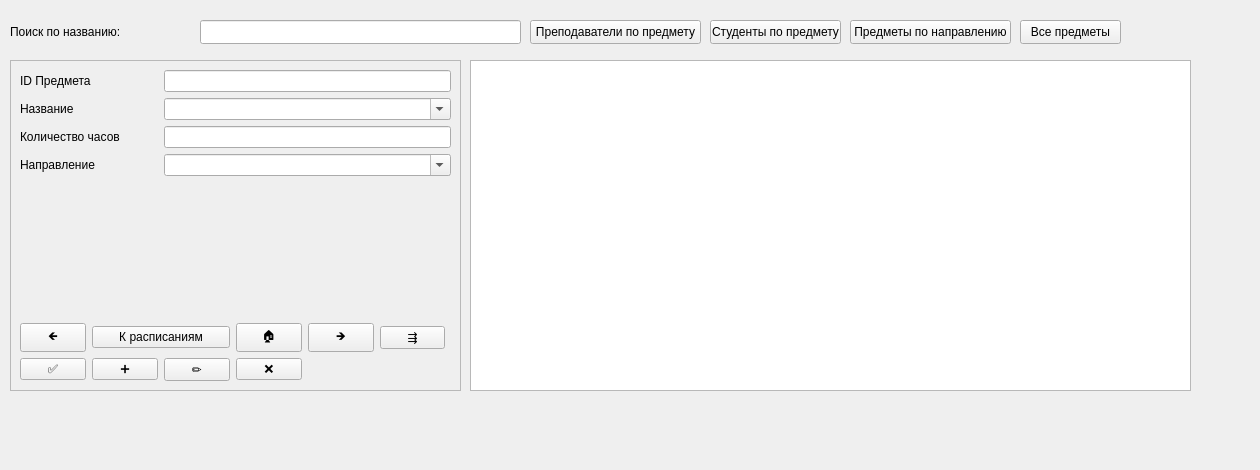
<?xml version="1.0" encoding="UTF-8"?>
<ui version="4.0">
 <class>Subjects</class>
 <widget class="QWidget" name="Subjects">
  <property name="geometry">
   <rect>
    <x>0</x>
    <y>0</y>
    <width>1260</width>
    <height>470</height>
   </rect>
  </property>
  <property name="windowTitle">
   <string>Предметы</string>
  </property>
  <widget class="QFrame" name="frame">
   <property name="geometry">
    <rect>
     <x>10</x>
     <y>60</y>
     <width>451</width>
     <height>331</height>
    </rect>
   </property>
   <property name="sizePolicy">
    <sizepolicy hsizetype="Minimum" vsizetype="Preferred">
     <horstretch>0</horstretch>
     <verstretch>0</verstretch>
    </sizepolicy>
   </property>
   <property name="frameShape">
    <enum>QFrame::Shape::StyledPanel</enum>
   </property>
   <property name="frameShadow">
    <enum>QFrame::Shadow::Plain</enum>
   </property>
   <layout class="QGridLayout" name="gridLayout_2">
    <item row="6" column="0">
     <widget class="QPushButton" name="btnSave">
      <property name="text">
       <string>✅</string>
      </property>
     </widget>
    </item>
    <item row="4" column="5">
     <spacer name="verticalSpacer_3">
      <property name="orientation">
       <enum>Qt::Orientation::Vertical</enum>
      </property>
      <property name="sizeHint" stdset="0">
       <size>
        <width>20</width>
        <height>18</height>
       </size>
      </property>
     </spacer>
    </item>
    <item row="0" column="0" colspan="2">
     <widget class="QLabel" name="lb_id_sub">
      <property name="text">
       <string>ID Предмета</string>
      </property>
     </widget>
    </item>
    <item row="6" column="2">
     <widget class="QPushButton" name="btnEditRow">
      <property name="text">
       <string>✏️</string>
      </property>
     </widget>
    </item>
    <item row="6" column="3">
     <widget class="QPushButton" name="btnDelete">
      <property name="text">
       <string>❌</string>
      </property>
     </widget>
    </item>
    <item row="5" column="0">
     <widget class="QPushButton" name="btnPrevious">
      <property name="text">
       <string>🡸</string>
      </property>
     </widget>
    </item>
    <item row="5" column="4">
     <widget class="QPushButton" name="btnNext">
      <property name="text">
       <string>🡺</string>
      </property>
     </widget>
    </item>
    <item row="3" column="0" colspan="2">
     <widget class="QLabel" name="lb_faculty">
      <property name="text">
       <string>Направление</string>
      </property>
     </widget>
    </item>
    <item row="2" column="2" colspan="5">
     <widget class="QLineEdit" name="le_learning_hours"/>
    </item>
    <item row="2" column="0" colspan="2">
     <widget class="QLabel" name="lb_learning_hours">
      <property name="text">
       <string>Количество часов</string>
      </property>
     </widget>
    </item>
    <item row="1" column="2" colspan="5">
     <widget class="QComboBox" name="cb_title_sub">
      <property name="editable">
       <bool>true</bool>
      </property>
     </widget>
    </item>
    <item row="6" column="1">
     <widget class="QPushButton" name="btnAddNew">
      <property name="text">
       <string>➕</string>
      </property>
     </widget>
    </item>
    <item row="5" column="5">
     <widget class="QPushButton" name="btnLast">
      <property name="text">
       <string>⇶</string>
      </property>
     </widget>
    </item>
    <item row="5" column="3">
     <widget class="QPushButton" name="btnHome">
      <property name="text">
       <string>🏠</string>
      </property>
     </widget>
    </item>
    <item row="5" column="1" colspan="2">
     <widget class="QPushButton" name="btn_to_schedules">
      <property name="text">
       <string>К расписаниям</string>
      </property>
     </widget>
    </item>
    <item row="1" column="0" colspan="2">
     <widget class="QLabel" name="lb_name_sub">
      <property name="text">
       <string>Название</string>
      </property>
     </widget>
    </item>
    <item row="3" column="2" colspan="5">
     <widget class="QComboBox" name="cb_id_faculty">
      <property name="editable">
       <bool>true</bool>
      </property>
     </widget>
    </item>
    <item row="0" column="2" colspan="5">
     <widget class="QLineEdit" name="le_id_sub"/>
    </item>
   </layout>
  </widget>
  <widget class="QLabel" name="lb_search_sub">
   <property name="geometry">
    <rect>
     <x>10</x>
     <y>20</y>
     <width>181</width>
     <height>24</height>
    </rect>
   </property>
   <property name="text">
    <string>Поиск по названию:</string>
   </property>
  </widget>
  <widget class="QLineEdit" name="le_search_sub">
   <property name="geometry">
    <rect>
     <x>200</x>
     <y>20</y>
     <width>321</width>
     <height>24</height>
    </rect>
   </property>
  </widget>
  <widget class="QPushButton" name="btnTeach_by_Sub">
   <property name="geometry">
    <rect>
     <x>530</x>
     <y>20</y>
     <width>171</width>
     <height>24</height>
    </rect>
   </property>
   <property name="text">
    <string>Преподаватели по предмету</string>
   </property>
  </widget>
  <widget class="QTableWidget" name="twData_sub">
   <property name="geometry">
    <rect>
     <x>470</x>
     <y>60</y>
     <width>721</width>
     <height>331</height>
    </rect>
   </property>
   <property name="sizePolicy">
    <sizepolicy hsizetype="Expanding" vsizetype="Expanding">
     <horstretch>0</horstretch>
     <verstretch>0</verstretch>
    </sizepolicy>
   </property>
   <property name="editTriggers">
    <set>QAbstractItemView::EditTrigger::NoEditTriggers</set>
   </property>
   <property name="selectionMode">
    <enum>QAbstractItemView::SelectionMode::SingleSelection</enum>
   </property>
   <property name="selectionBehavior">
    <enum>QAbstractItemView::SelectionBehavior::SelectRows</enum>
   </property>
   <property name="verticalScrollMode">
    <enum>QAbstractItemView::ScrollMode::ScrollPerPixel</enum>
   </property>
   <property name="horizontalScrollMode">
    <enum>QAbstractItemView::ScrollMode::ScrollPerPixel</enum>
   </property>
   <attribute name="horizontalHeaderStretchLastSection">
    <bool>true</bool>
   </attribute>
  </widget>
  <widget class="QPushButton" name="btnStud_by_Sub">
   <property name="geometry">
    <rect>
     <x>710</x>
     <y>20</y>
     <width>131</width>
     <height>24</height>
    </rect>
   </property>
   <property name="text">
    <string>Студенты по предмету</string>
   </property>
  </widget>
  <widget class="QPushButton" name="btnSub_by_Fac">
   <property name="geometry">
    <rect>
     <x>850</x>
     <y>20</y>
     <width>161</width>
     <height>24</height>
    </rect>
   </property>
   <property name="text">
    <string>Предметы по направлению</string>
   </property>
  </widget>
  <widget class="QPushButton" name="btnAllSubs">
   <property name="geometry">
    <rect>
     <x>1020</x>
     <y>20</y>
     <width>101</width>
     <height>24</height>
    </rect>
   </property>
   <property name="text">
    <string>Все предметы</string>
   </property>
  </widget>
 </widget>
 <resources/>
 <connections/>
</ui>
